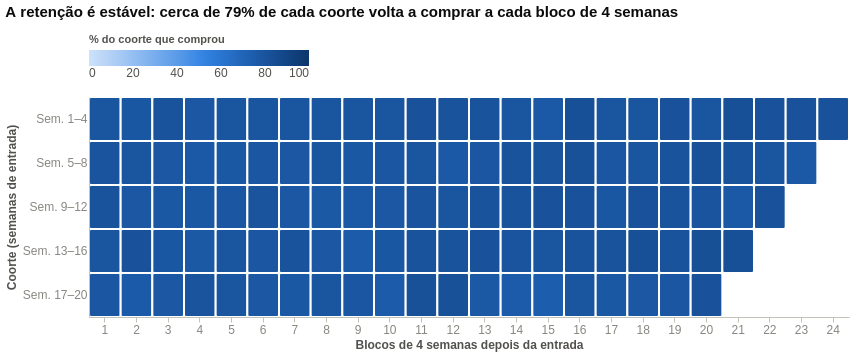

The notebook cell this image was saved under:
### Markdown cell above
### Households que ficam fora e retenção por coorte (análise de apoio)

A **coorte** é um apoio ao RFM, não um pilar: mostra se quem entrou no painel em momentos diferentes se comporta de forma parecida. Blocos de 4 semanas, coortes com menos de 30 households omitidas.
Ressalva importante: **entrada no painel não é cliente novo**. Quase todos os households aparecem nas primeiras 20 semanas do arquivo, então "coorte" aqui descreve a entrada no painel, não a aquisição de clientes.

### Code cell
na.md("**Fora da segmentação:** " + "; ".join(f"{na.milhar(e['households'])} households — {e['motivo']}" for e in seg["excluidos"]) + ".")
na.grafico(graficos.grafico_coorte(coorte["coortes"], na.MODO))
na.md(f"*{coorte['limitacao']}*")

### Figure 1 — Vega-Lite specification as saved in the notebook (floating-point values rounded to 4 significant figures)
{"$schema": "https://vega.github.io/schema/vega-lite/v6.4.1.json", "background": "#ffffff", "config": {"axis": {"domainColor": "#c3c2b7", "gridColor": "#e1e0d9", "gridWidth": 1, "labelColor": "#898781", "labelFontSize": 12, "tickColor": "#c3c2b7", "titleColor": "#52514e", "titleFontSize": 12}, "background": "transparent", "legend": {"labelColor": "#52514e", "labelFontSize": 12, "orient": "top", "padding": 0, "symbolType": "square", "titleColor": "#52514e"}, "text": {"color": "#0b0b0b"}, "title": {"anchor": "start", "color": "#0b0b0b", "fontSize": 15, "fontWeight": 600, "offset": 14}, "view": {"continuousHeight": 300, "continuousWidth": 300, "stroke": null}}, "data": {"name": "data-965c9928ffc8a7d0c2408b684102ff3b"}, "datasets": {"data-965c9928ffc8a7d0c2408b684102ff3b": [{"bloco_depois_da_entrada": 1, "coorte": "Sem. 1–4", "households": 444, "pct": 79.5}, {"bloco_depois_da_entrada": 2, "coorte": "Sem. 1–4", "households": 444, "pct": 78.4}, {"bloco_depois_da_entrada": 3, "coorte": "Sem. 1–4", "households": 444, "pct": 80.6}, {"bloco_depois_da_entrada": 4, "coorte": "Sem. 1–4", "households": 444, "pct": 77.9}, {"bloco_depois_da_entrada": 5, "coorte": "Sem. 1–4", "households": 444, "pct": 79.7}, {"bloco_depois_da_entrada": 6, "coorte": "Sem. 1–4", "households": 444, "pct": 79.7}, {"bloco_depois_da_entrada": 7, "coorte": "Sem. 1–4", "households": 444, "pct": 79.7}, {"bloco_depois_da_entrada": 8, "coorte": "Sem. 1–4", "households": 444, "pct": 79.5}, {"bloco_depois_da_entrada": 9, "coorte": "Sem. 1–4", "households": 444, "pct": 79.7}, {"bloco_depois_da_entrada": 10, "coorte": "Sem. 1–4", "households": 444, "pct": 79.7}, {"bloco_depois_da_entrada": 11, "coorte": "Sem. 1–4", "households": 444, "pct": 81.1}, {"bloco_depois_da_entrada": 12, "coorte": "Sem. 1–4", "households": 444, "pct": 80.6}, {"bloco_depois_da_entrada": 13, "coorte": "Sem. 1–4", "households": 444, "pct": 80.6}, {"bloco_depois_da_entrada": 14, "coorte": "Sem. 1–4", "households": 444, "pct": 79.5}, {"bloco_depois_da_entrada": 15, "coorte": "Sem. 1–4", "households": 444, "pct": 77.0}, {"bloco_depois_da_entrada": 16, "coorte": "Sem. 1–4", "households": 444, "pct": 82.4}, {"bloco_depois_da_entrada": 17, "coorte": "Sem. 1–4", "households": 444, "pct": 79.7}, {"bloco_depois_da_entrada": 18, "coorte": "Sem. 1–4", "households": 444, "pct": 79.1}, {"bloco_depois_da_entrada": 19, "coorte": "Sem. 1–4", "households": 444, "pct": 81.5}, {"bloco_depois_da_entrada": 20, "coorte": "Sem. 1–4", "households": 444, "pct": 79.5}, {"bloco_depois_da_entrada": 21, "coorte": "Sem. 1–4", "households": 444, "pct": 82.4}, {"bloco_depois_da_entrada": 22, "coorte": "Sem. 1–4", "households": 444, "pct": 81.3}, {"bloco_depois_da_entrada": 23, "coorte": "Sem. 1–4", "households": 444, "pct": 81.5}, {"bloco_depois_da_entrada": 24, "coorte": "Sem. 1–4", "households": 444, "pct": 81.5}, {"bloco_depois_da_entrada": 1, "coorte": "Sem. 5–8", "households": 522, "pct": 79.9}, {"bloco_depois_da_entrada": 2, "coorte": "Sem. 5–8", "households": 522, "pct": 79.7}, {"bloco_depois_da_entrada": 3, "coorte": "Sem. 5–8", "households": 522, "pct": 78.0}, {"bloco_depois_da_entrada": 4, "coorte": "Sem. 5–8", "households": 522, "pct": 77.4}, {"bloco_depois_da_entrada": 5, "coorte": "Sem. 5–8", "households": 522, "pct": 77.8}, {"bloco_depois_da_entrada": 6, "coorte": "Sem. 5–8", "households": 522, "pct": 78.9}, {"bloco_depois_da_entrada": 7, "coorte": "Sem. 5–8", "households": 522, "pct": 78.0}, {"bloco_depois_da_entrada": 8, "coorte": "Sem. 5–8", "households": 522, "pct": 79.5}, {"bloco_depois_da_entrada": 9, "coorte": "Sem. 5–8", "households": 522, "pct": 77.6}, {"bloco_depois_da_entrada": 10, "coorte": "Sem. 5–8", "households": 522, "pct": 78.5}, {"bloco_depois_da_entrada": 11, "coorte": "Sem. 5–8", "households": 522, "pct": 79.5}, {"bloco_depois_da_entrada": 12, "coorte": "Sem. 5–8", "households": 522, "pct": 77.4}, {"bloco_depois_da_entrada": 13, "coorte": "Sem. 5–8", "households": 522, "pct": 78.9}, {"bloco_depois_da_entrada": 14, "coorte": "Sem. 5–8", "households": 522, "pct": 81.0}, {"bloco_depois_da_entrada": 15, "coorte": "Sem. 5–8", "households": 522, "pct": 80.3}, {"bloco_depois_da_entrada": 16, "coorte": "Sem. 5–8", "households": 522, "pct": 82.2}, {"bloco_depois_da_entrada": 17, "coorte": "Sem. 5–8", "households": 522, "pct": 78.7}, {"bloco_depois_da_entrada": 18, "coorte": "Sem. 5–8", "households": 522, "pct": 79.7}, {"bloco_depois_da_entrada": 19, "coorte": "Sem. 5–8", "households": 522, "pct": 81.0}, {"bloco_depois_da_entrada": 20, "coorte": "Sem. 5–8", "households": 522, "pct": 82.0}, {"bloco_depois_da_entrada": 21, "coorte": "Sem. 5–8", "households": 522, "pct": 80.8}, {"bloco_depois_da_entrada": 22, "coorte": "Sem. 5–8", "households": 522, "pct": 79.3}, {"bloco_depois_da_entrada": 23, "coorte": "Sem. 5–8", "households": 522, "pct": 77.0}, {"bloco_depois_da_entrada": 1, "coorte": "Sem. 9–12", "households": 610, "pct": 80.8}, {"bloco_depois_da_entrada": 2, "coorte": "Sem. 9–12", "households": 610, "pct": 78.2}, {"bloco_depois_da_entrada": 3, "coorte": "Sem. 9–12", "households": 610, "pct": 77.7}, {"bloco_depois_da_entrada": 4, "coorte": "Sem. 9–12", "households": 610, "pct": 77.5}, {"bloco_depois_da_entrada": 5, "coorte": "Sem. 9–12", "households": 610, "pct": 78.5}, {"bloco_depois_da_entrada": 6, "coorte": "Sem. 9–12", "households": 610, "pct": 80.3}, {"bloco_depois_da_entrada": 7, "coorte": "Sem. 9–12", "households": 610, "pct": 77.9}, {"bloco_depois_da_entrada": 8, "coorte": "Sem. 9–12", "households": 610, "pct": 77.2}, {"bloco_depois_da_entrada": 9, "coorte": "Sem. 9–12", "households": 610, "pct": 76.6}, {"bloco_depois_da_entrada": 10, "coorte": "Sem. 9–12", "households": 610, "pct": 77.9}, {"bloco_depois_da_entrada": 11, "coorte": "Sem. 9–12", "households": 610, "pct": 80.0}, {"bloco_depois_da_entrada": 12, "coorte": "Sem. 9–12", "households": 610, "pct": 79.5}, {"bloco_depois_da_entrada": 13, "coorte": "Sem. 9–12", "households": 610, "pct": 80.7}, {"bloco_depois_da_entrada": 14, "coorte": "Sem. 9–12", "households": 610, "pct": 80.8}, {"bloco_depois_da_entrada": 15, "coorte": "Sem. 9–12", "households": 610, "pct": 81.6}, {"bloco_depois_da_entrada": 16, "coorte": "Sem. 9–12", "households": 610, "pct": 81.5}, {"bloco_depois_da_entrada": 17, "coorte": "Sem. 9–12", "households": 610, "pct": 78.4}, {"bloco_depois_da_entrada": 18, "coorte": "Sem. 9–12", "households": 610, "pct": 81.5}, {"bloco_depois_da_entrada": 19, "coorte": "Sem. 9–12", "households": 610, "pct": 80.8}, {"bloco_depois_da_entrada": 20, "coorte": "Sem. 9–12", "households": 610, "pct": 80.0}, {"bloco_depois_da_entrada": 21, "coorte": "Sem. 9–12", "households": 610, "pct": 77.4}, {"bloco_depois_da_entrada": 22, "coorte": "Sem. 9–12", "households": 610, "pct": 81.5}, {"bloco_depois_da_entrada": 1, "coorte": "Sem. 13–16", "households": 681, "pct": 79.0}, {"bloco_depois_da_entrada": 2, "coorte": "Sem. 13–16", "households": 681, "pct": 81.2}, {"bloco_depois_da_entrada": 3, "coorte": "Sem. 13–16", "households": 681, "pct": 78.3}, {"bloco_depois_da_entrada": 4, "coorte": "Sem. 13–16", "households": 681, "pct": 77.2}, {"bloco_depois_da_entrada": 5, "coorte": "Sem. 13–16", "households": 681, "pct": 79.6}, {"bloco_depois_da_entrada": 6, "coorte": "Sem. 13–16", "households": 681, "pct": 78.9}, {"bloco_depois_da_entrada": 7, "coorte": "Sem. 13–16", "households": 681, "pct": 80.9}, {"bloco_depois_da_entrada": 8, "coorte": "Sem. 13–16", "households": 681, "pct": 78.0}, {"bloco_depois_da_entrada": 9, "coorte": "Sem. 13–16", "households": 681, "pct": 75.9}, {"bloco_depois_da_entrada": 10, "coorte": "Sem. 13–16", "households": 681, "pct": 78.4}, {"bloco_depois_da_entrada": 11, "coorte": "Sem. 13–16", "households": 681, "pct": 80.6}, {"bloco_depois_da_entrada": 12, "coorte": "Sem. 13–16", "households": 681, "pct": 80.6}, {"bloco_depois_da_entrada": 13, "coorte": "Sem. 13–16", "households": 681, "pct": 81.4}, {"bloco_depois_da_entrada": 14, "coorte": "Sem. 13–16", "households": 681, "pct": 80.0}, {"bloco_depois_da_entrada": 15, "coorte": "Sem. 13–16", "households": 681, "pct": 79.4}, {"bloco_depois_da_entrada": 16, "coorte": "Sem. 13–16", "households": 681, "pct": 80.5}, {"bloco_depois_da_entrada": 17, "coorte": "Sem. 13–16", "households": 681, "pct": 80.8}, {"bloco_depois_da_entrada": 18, "coorte": "Sem. 13–16", "households": 681, "pct": 82.7}, {"bloco_depois_da_entrada": 19, "coorte": "Sem. 13–16", "households": 681, "pct": 80.6}, {"bloco_depois_da_entrada": 20, "coorte": "Sem. 13–16", "households": 681, "pct": 82.8}, {"bloco_depois_da_entrada": 21, "coorte": "Sem. 13–16", "households": 681, "pct": 82.4}, {"bloco_depois_da_entrada": 1, "coorte": "Sem. 17–20", "households": 224, "pct": 78.6}, {"bloco_depois_da_entrada": 2, "coorte": "Sem. 17–20", "households": 224, "pct": 76.3}, {"bloco_depois_da_entrada": 3, "coorte": "Sem. 17–20", "households": 224, "pct": 78.1}, {"bloco_depois_da_entrada": 4, "coorte": "Sem. 17–20", "households": 224, "pct": 80.4}, {"bloco_depois_da_entrada": 5, "coorte": "Sem. 17–20", "households": 224, "pct": 79.5}, {"bloco_depois_da_entrada": 6, "coorte": "Sem. 17–20", "households": 224, "pct": 78.1}, {"bloco_depois_da_entrada": 7, "coorte": "Sem. 17–20", "households": 224, "pct": 77.7}, {"bloco_depois_da_entrada": 8, "coorte": "Sem. 17–20", "households": 224, "pct": 79.0}, {"bloco_depois_da_entrada": 9, "coorte": "Sem. 17–20", "households": 224, "pct": 78.6}, {"bloco_depois_da_entrada": 10, "coorte": "Sem. 17–20", "households": 224, "pct": 75.9}, {"bloco_depois_da_entrada": 11, "coorte": "Sem. 17–20", "households": 224, "pct": 82.1}, {"bloco_depois_da_entrada": 12, "coorte": "Sem. 17–20", "households": 224, "pct": 82.1}, {"bloco_depois_da_entrada": 13, "coorte": "Sem. 17–20", "households": 224, "pct": 77.2}, {"bloco_depois_da_entrada": 14, "coorte": "Sem. 17–20", "households": 224, "pct": 75.4}, {"bloco_depois_da_entrada": 15, "coorte": "Sem. 17–20", "households": 224, "pct": 74.1}, {"bloco_depois_da_entrada": 16, "coorte": "Sem. 17–20", "households": 224, "pct": 79.0}, {"bloco_depois_da_entrada": 17, "coorte": "Sem. 17–20", "households": 224, "pct": 77.7}, {"bloco_depois_da_entrada": 18, "coorte": "Sem. 17–20", "households": 224, "pct": 78.1}, {"bloco_depois_da_entrada": 19, "coorte": "Sem. 17–20", "households": 224, "pct": 78.6}, {"bloco_depois_da_entrada": 20, "coorte": "Sem. 17–20", "households": 224, "pct": 81.2}]}, "encoding": {"color": {"field": "pct", "legend": {"gradientLength": 220, "orient": "top", "title": "% do coorte que comprou"}, "scale": {"domain": [0, 100], "range": ["#cde2fb", "#b7d3f6", "#9ec5f4", "#86b6ef", "#6da7ec", "#5598e7", "#3987e5", "#2a78d6", "#256abf", "#1c5cab", "#184f95", "#104281", "#0d366b"]}, "type": "quantitative"}, "tooltip": [{"field": "coorte", "title": "Coorte", "type": "nominal"}, {"field": "households", "title": "Households no coorte", "type": "quantitative"}, {"field": "bloco_depois_da_entrada", "title": "Bloco depois da entrada", "type": "ordinal"}, {"field": "pct", "format": ".1f", "title": "% que comprou", "type": "quantitative"}], "x": {"axis": {"labelAngle": 0, "labelOverlap": true}, "field": "bloco_depois_da_entrada", "title": "Blocos de 4 semanas depois da entrada", "type": "ordinal"}, "y": {"axis": {"ticks": false}, "field": "coorte", "sort": ["Sem. 1–4", "Sem. 5–8", "Sem. 9–12", "Sem. 13–16", "Sem. 17–20"], "title": "Coorte (semanas de entrada)", "type": "nominal"}}, "height": 220, "mark": {"cornerRadius": 2, "stroke": "#ffffff", "strokeWidth": 2, "type": "rect"}, "title": "A retenção é estável: cerca de 79% de cada coorte volta a comprar a cada bloco de 4 semanas", "width": 760}
